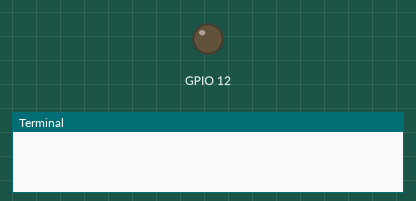
Simulated run of this program. Board: Raspberry Pi (BCM pin numbers). Parts: output pins drawn as LEDs (lit = HIGH), the last lines printed to the terminal.

Above: at 0.05 s.
At 1.25 s:
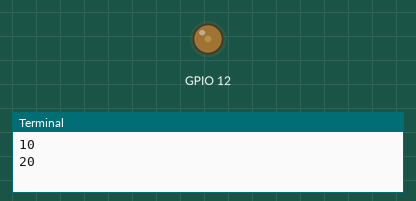
At 2.5 s:
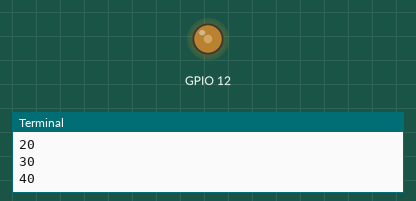
At 5.0 s:
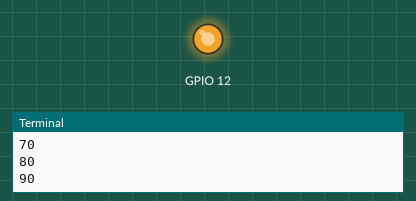
Timing chart, 0 to 6.5 s (numbered marks = the images above):
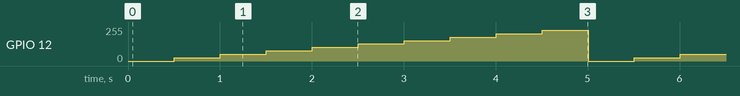

Measured:
- by itself, GPIO 12: repeats every 5.0 s: 51/255 0.50 s, 77/255 0.50 s, 102/255 0.50 s, 128/255 0.50 s, 153/255 0.50 s, 179/255 0.50 s, 204/255 0.50 s, 230/255 0.50 s, 0/255 0.50 s, 26/255 0.50 s

The program:

13-led.py
```python
import time
import pigpio

pi = pigpio.pi()

#PWMパラメータ
pwm_pin = 12 #PWM出力ピンを指定 (PWM ピン)
freq = 400 #PWM周波数をHzで指定

duty = 0
while True:
    cnv_dutycycle = int((duty * 1000000 / 100)) #パラメータ変換

    #PWMを出力
    pi.hardware_PWM(pwm_pin, freq, cnv_dutycycle)

    # 1 秒間
    time.sleep(0.5)

    duty = (duty + 10) % 100
    print( duty )
```
